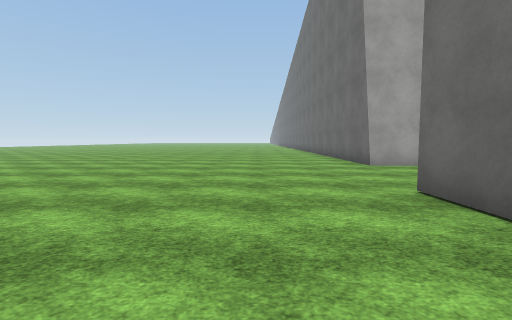
View 1 (above)

16 first-person views from a walk through a Unity game level. The camera is 1.3 m above the floor, tilts 4° down and sees 85° across. The floor is counted in squares, 2 m on a side. Each view is taken from the middle of a square. On the plan, view 1 faces up. The plan holds only what a view shows up to about 9 squares ahead; the rest is blank. The place goes on beyond the plan. The player is left out. Surface patterns are stand-ins for the level's own textures.

View 2
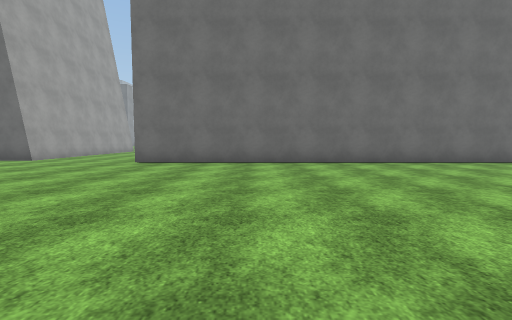

View 3
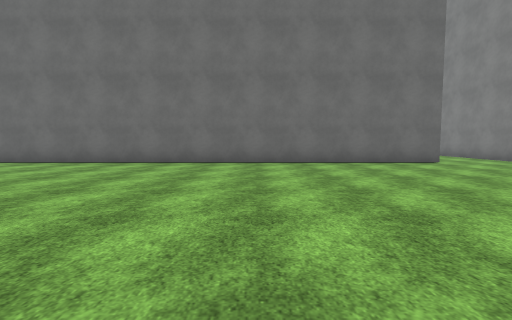

View 4
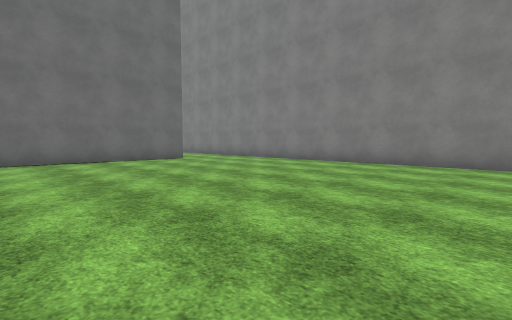

View 5
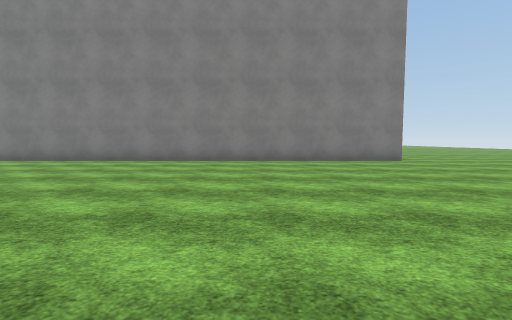

View 6
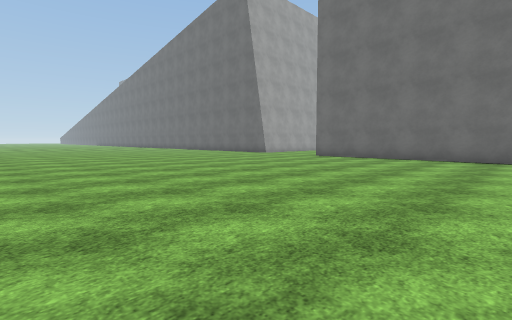

View 7
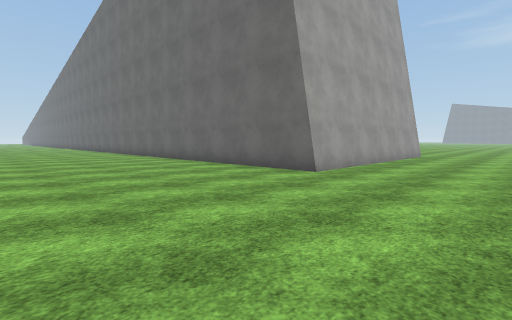

View 8
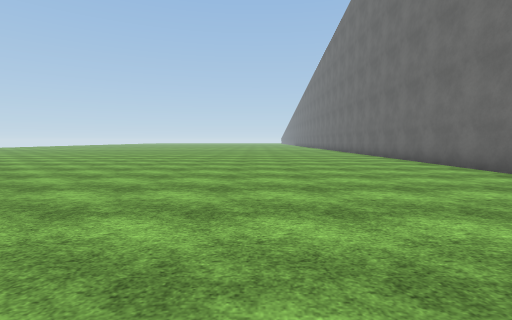

View 9
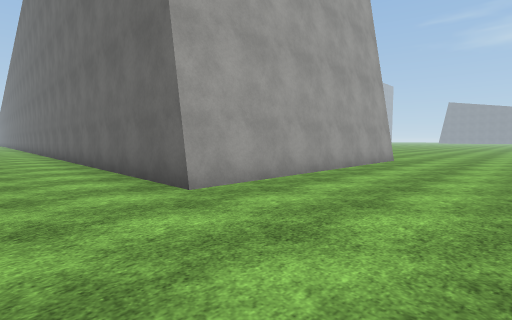

View 10
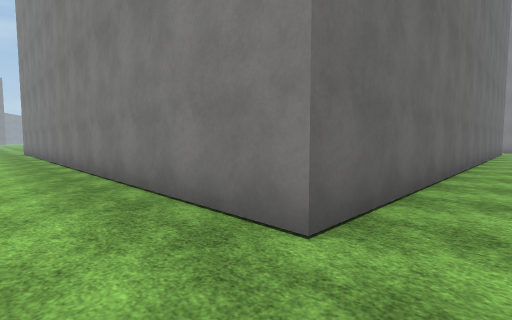

View 11
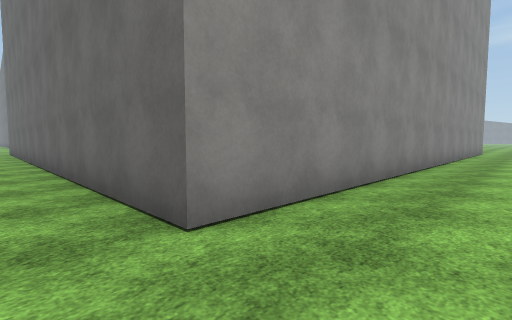

View 12
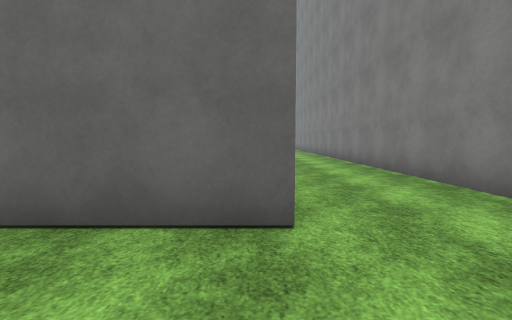

View 13
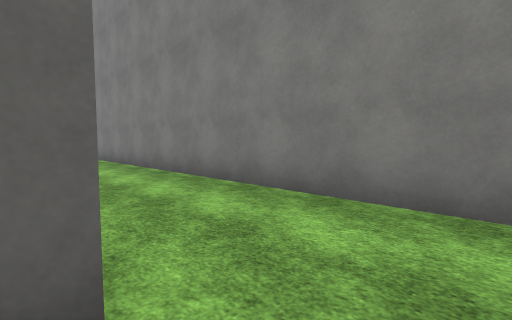

View 14
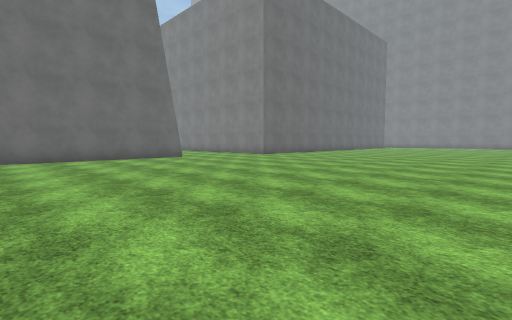

View 15
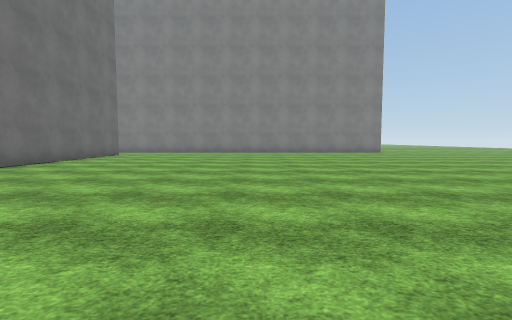

View 16
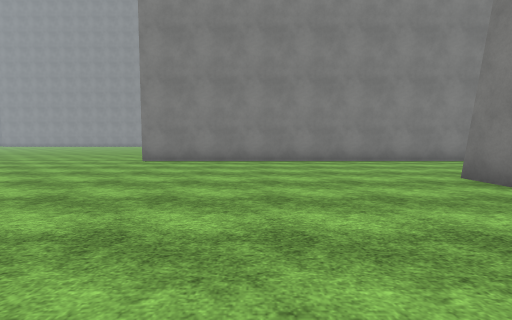

### Floor plan
Points are (right, up) in squares from view 1. A wall is a line through its corners. A room is listed if a view was taken in it or the views show most of it. See-through windows are left out.
Room 1 (views 1, 2, 3, 4, 5, 6, 7, 8, 9, 10, 11, 12, 13, 14, 15)
walls: (10.4, 7.3) (3, 7.3) (3, 13.5); (-8.5, -13.9) (10.9, -13.9); (12.1, -11.3) (2, -11.3) (2, 3.5) (10.5, 3.5)
ways out: opening at (10, 5) to room 2
Room 2 (view 16)
walls: (10.5, 3.5) (17.5, 3.5); (10.4, 8.2) (10.4, 7.3)
ways out: opening at (10, 5) to room 1

Where each view was taken, in squares from view 1:
view 1: 0 up, 0 right, facing up
view 2: 0 up, 6 left, facing right
view 3: 6 down, 6 left, facing right
view 4: 6 down, 7 left, facing down-right
view 5: 5 down, 6 left, facing down
view 6: 3 down, 8 left, facing up-right
view 7: 4 up, 2 left, facing up-right
view 8: 4 up, 2 left, facing up
view 9: 4 up, 1 right, facing up-right
view 10: 5 up, 1 right, facing down-right
view 11: 13 down, 1 right, facing up-right
view 12: 11 down, 0 right, facing right
view 13: 11 down, 1 right, facing down-right
view 14: 13 up, 7 left, facing down-right
view 15: 1 up, 4 left, facing down
view 16: 12 up, 14 right, facing down
